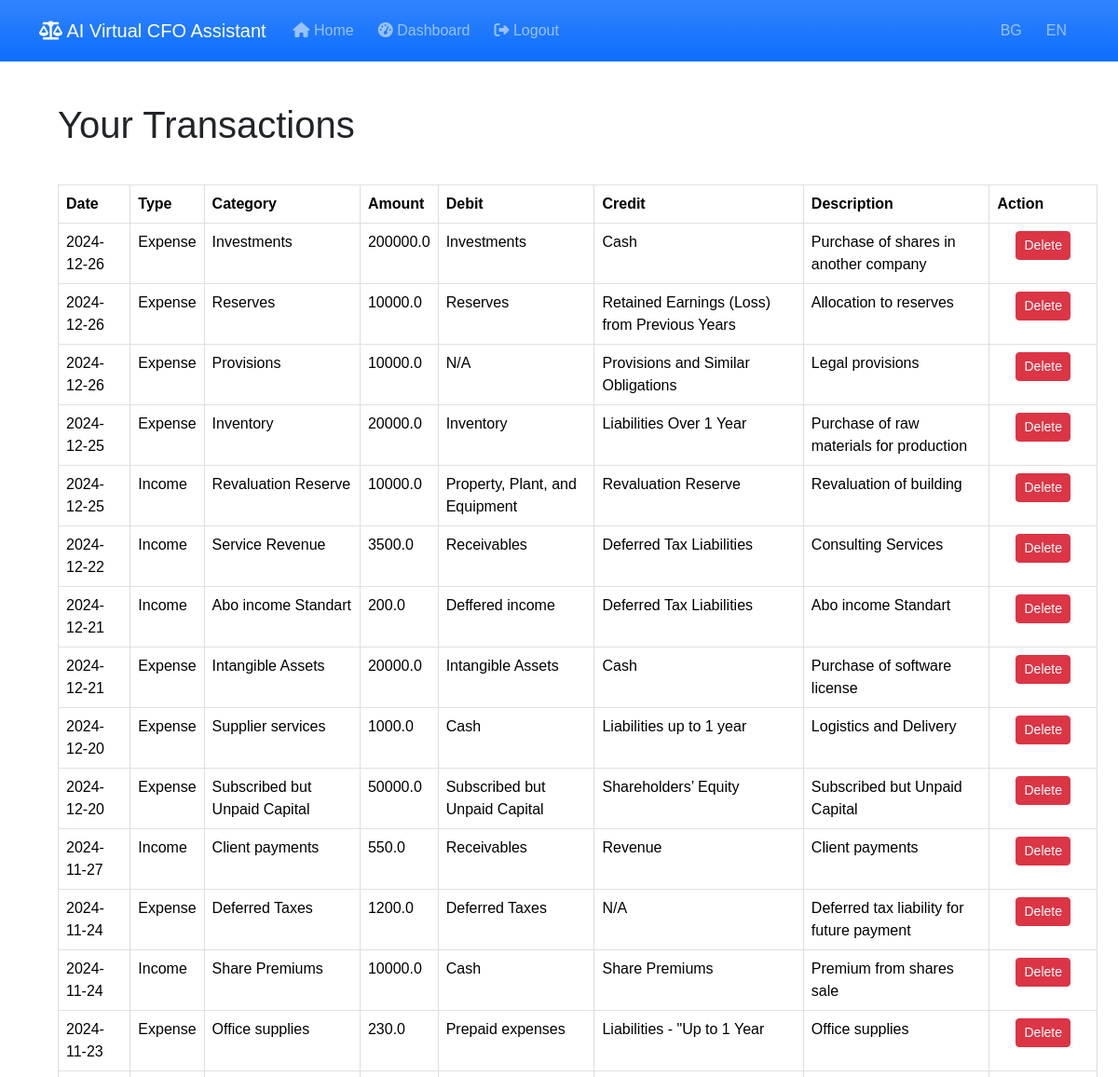
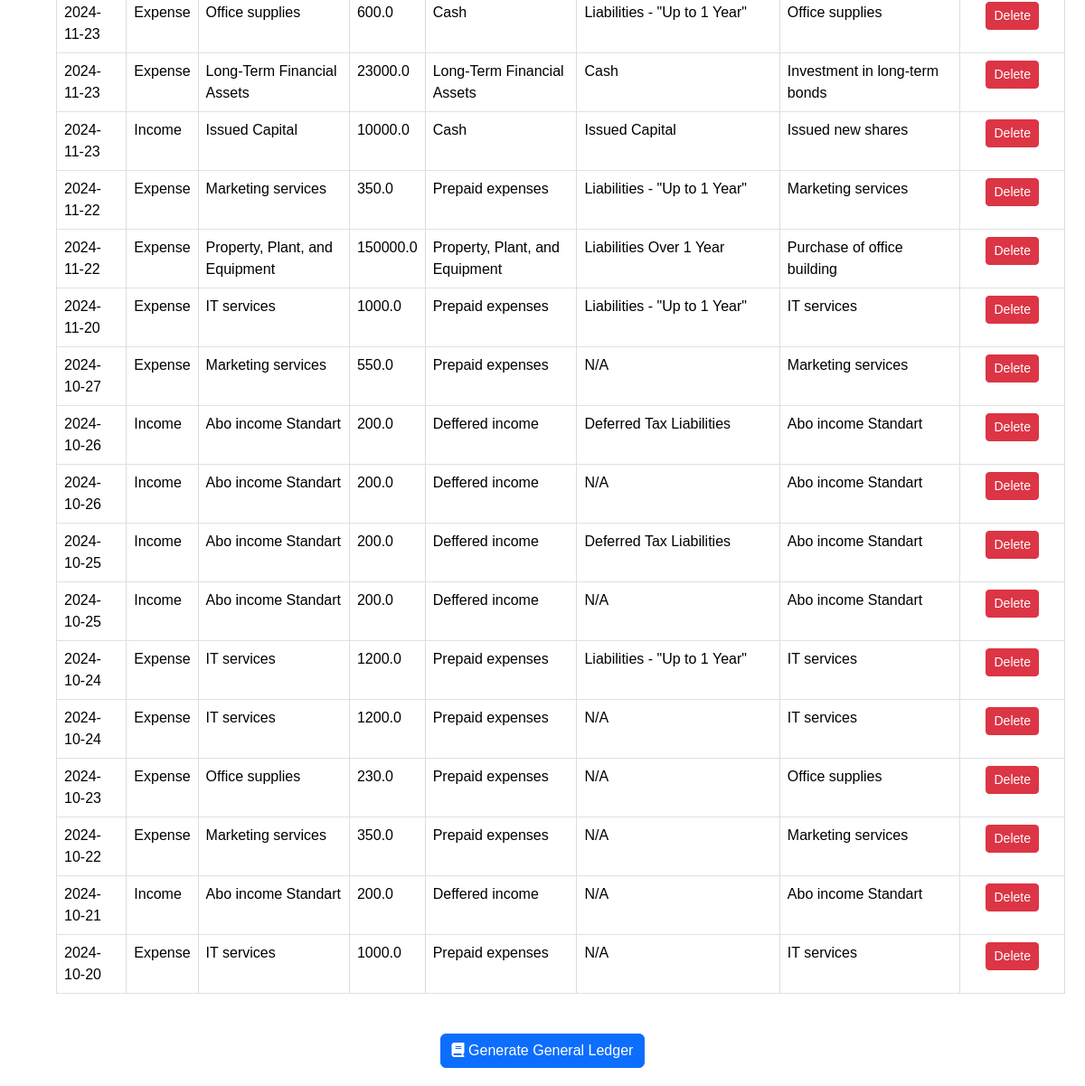
The page /account_transactions_overview (signed in) on the database its author committed (2 pictures, top to bottom).
### models.py (models this page shows)
class Transaction(db.Model):
    id = db.Column(db.Integer, primary_key=True)
    date = db.Column(db.Date, nullable=False, default=date.today)
    type = db.Column(db.String(10), nullable=False)  # 'income' or 'expense'
    category = db.Column(db.String(50), nullable=False)
    income_statement_category = db.Column(db.String(100), nullable=True)  # Категория в ОПР (напр. 'Personnel expenses')
    amount = db.Column(db.Float, nullable=False)
    description = db.Column(db.String(200), nullable=True)
    account_id = db.Column(db.Integer, db.ForeignKey('account.id'), nullable=False)
    user_id = db.Column(db.Integer, db.ForeignKey('user.id'), nullable=False)
    debit = db.Column(db.String(100), nullable=True)  # New field for debit category
    credit = db.Column(db.String(100), nullable=True)

### app.py (the view)
@app.route('/account_transactions_overview')
@login_required
def view_account_transactions():
    account = current_user.accounts[0]
    transactions = Transaction.query.filter_by(account_id=account.id).order_by(Transaction.date.desc()).all()
    print("Calling function before render_template for 'reports.html'")
    return render_template('transactions.html', transactions=transactions)

### app.py (called while the page is built)
@login_manager.user_loader
def load_user(user_id):
    return User.query.get(int(user_id))

@app.context_processor
def inject_current_year():
    return {'current_year': datetime.now().year}

### templates/transactions.html (shortened to what this page needs)
{% extends 'base.html' %}
{% block content %}
<h1>Your Transactions</h1>
{% if transactions %}
<table class="table table-bordered table-hover">
    <thead>
        <tr>
            <th>Date</th>
            <th>Type</th>
            <th>Category</th>
            <th>Amount</th>
            <th>Debit</th>
            <th>Credit</th>
            <th>Description</th>
            <th>Action</th>
        </tr>
    </thead>
    <tbody>
        {% for t in transactions %}
        <tr>
            <td>{{ t.date.strftime('%Y-%m-%d') }}</td>
            <td>{{ 'Income' if t.type == 'income' else 'Expense' }}</td>
            <td>{{ t.category }}</td>
            <td>{{ t.amount }}</td>
            <td>{{ t.debit or 'N/A' }}</td>
            <td>{{ t.credit or 'N/A' }}</td>
            <td>{{ t.description }}</td>
            <td>
                <form action="{{ url_for('transactions_blueprint.delete_transaction', transaction_id=t.id) }}" method="POST" style="display:inline;">
                    <button type="submit" class="btn btn-danger btn-sm" onclick="return confirm('Are you sure you want to delete this transaction?');">
                        Delete
                    </button>
                </form>
            </td>
        </tr>
        {% endfor %}
    </tbody>
</table>
<div class="text-center mt-4">
    <form action="{{ url_for('transactions_blueprint.generate_general_ledger') }}" method="POST">
        <button type="submit" class="btn btn-primary">
            <i class="fas fa-book"></i> Generate General Ledger
        </button>
    </form>
</div>
{% else %}
<p>You have no transactions recorded.</p>
{% endif %}
{% endblock %}

### static/styles.css (style rules this page uses)
body { font-family: Arial, sans-serif; margin: 0; padding: 0; }
h1, h2 { padding: 20px; }
form { padding: 20px; }
table { width: 100%; border-collapse: collapse; margin: 20px; }
table, th, td { border: 1px solid #ddd; }
th, td { padding: 8px; text-align: left; }

### rows shown on the page
Transaction: date "2024-12-26", type "Expense", category "Investments", amount "200000.0", debit "Investments", credit "Cash", description "Purchase of shares in another company"
Transaction: date "2024-12-26", type "Expense", category "Reserves", amount "10000.0", debit "Reserves", credit "Retained Earnings (Loss) from Previous Years", description "Allocation to reserves"
Transaction: date "2024-12-26", type "Expense", category "Provisions", amount "10000.0", debit "N/A", credit "Provisions and Similar Obligations", description "Legal provisions"
Transaction: date "2024-12-25", type "Expense", category "Inventory", amount "20000.0", debit "Inventory", credit "Liabilities Over 1 Year", description "Purchase of raw materials for production"
Transaction: date "2024-12-25", type "Income", category "Revaluation Reserve", amount "10000.0", debit "Property, Plant, and Equipment", credit "Revaluation Reserve", description "Revaluation of building"
Transaction: date "2024-12-22", type "Income", category "Service Revenue", amount "3500.0", debit "Receivables", credit "Deferred Tax Liabilities", description "Consulting Services"
Transaction: date "2024-12-21", type "Income", category "Abo income Standart", amount "200.0", debit "Deffered income", credit "Deferred Tax Liabilities", description "Abo income Standart"
Transaction: date "2024-12-21", type "Expense", category "Intangible Assets", amount "20000.0", debit "Intangible Assets", credit "Cash", description "Purchase of software license"
Transaction: date "2024-12-20", type "Expense", category "Supplier services", amount "1000.0", debit "Cash", credit "Liabilities up to 1 year", description "Logistics and Delivery"
Transaction: date "2024-12-20", type "Expense", category "Subscribed but Unpaid Capital", amount "50000.0", debit "Subscribed but Unpaid Capital", credit "Shareholders’ Equity", description "Subscribed but Unpaid Capital"
Transaction: date "2024-11-27", type "Income", category "Client payments", amount "550.0", debit "Receivables", credit "Revenue", description "Client payments"
Transaction: date "2024-11-24", type "Expense", category "Deferred Taxes", amount "1200.0", debit "Deferred Taxes", credit "N/A", description "Deferred tax liability for future payment"
Transaction: date "2024-11-24", type "Income", category "Share Premiums", amount "10000.0", debit "Cash", credit "Share Premiums", description "Premium from shares sale"
Transaction: date "2024-11-23", type "Expense", category "Office supplies", amount "230.0", debit "Prepaid expenses", credit "Liabilities - \"Up to 1 Year", description "Office supplies"
Transaction: date "2024-11-23", type "Expense", category "Office supplies", amount "600.0", debit "Cash", credit "Liabilities - \"Up to 1 Year\"", description "Office supplies"
Transaction: date "2024-11-23", type "Expense", category "Long-Term Financial Assets", amount "23000.0", debit "Long-Term Financial Assets", credit "Cash", description "Investment in long-term bonds"
Transaction: date "2024-11-23", type "Income", category "Issued Capital", amount "10000.0", debit "Cash", credit "Issued Capital", description "Issued new shares"
Transaction: date "2024-11-22", type "Expense", category "Marketing services", amount "350.0", debit "Prepaid expenses", credit "Liabilities - \"Up to 1 Year\"", description "Marketing services"
Transaction: date "2024-11-22", type "Expense", category "Property, Plant, and Equipment", amount "150000.0", debit "Property, Plant, and Equipment", credit "Liabilities Over 1 Year", description "Purchase of office building"
Transaction: date "2024-11-20", type "Expense", category "IT services", amount "1000.0", debit "Prepaid expenses", credit "Liabilities - \"Up to 1 Year\"", description "IT services"
Transaction: date "2024-10-27", type "Expense", category "Marketing services", amount "550.0", debit "Prepaid expenses", credit "N/A", description "Marketing services"
Transaction: date "2024-10-26", type "Income", category "Abo income Standart", amount "200.0", debit "Deffered income", credit "Deferred Tax Liabilities", description "Abo income Standart"
Transaction: date "2024-10-26", type "Income", category "Abo income Standart", amount "200.0", debit "Deffered income", credit "N/A", description "Abo income Standart"
Transaction: date "2024-10-25", type "Income", category "Abo income Standart", amount "200.0", debit "Deffered income", credit "Deferred Tax Liabilities", description "Abo income Standart"
Transaction: date "2024-10-25", type "Income", category "Abo income Standart", amount "200.0", debit "Deffered income", credit "N/A", description "Abo income Standart"
Transaction: date "2024-10-24", type "Expense", category "IT services", amount "1200.0", debit "Prepaid expenses", credit "Liabilities - \"Up to 1 Year\"", description "IT services"
Transaction: date "2024-10-24", type "Expense", category "IT services", amount "1200.0", debit "Prepaid expenses", credit "N/A", description "IT services"
Transaction: date "2024-10-23", type "Expense", category "Office supplies", amount "230.0", debit "Prepaid expenses", credit "N/A", description "Office supplies"
Transaction: date "2024-10-22", type "Expense", category "Marketing services", amount "350.0", debit "Prepaid expenses", credit "N/A", description "Marketing services"
Transaction: date "2024-10-21", type "Income", category "Abo income Standart", amount "200.0", debit "Deffered income", credit "N/A", description "Abo income Standart"
Transaction: date "2024-10-20", type "Expense", category "IT services", amount "1000.0", debit "Prepaid expenses", credit "N/A", description "IT services"
